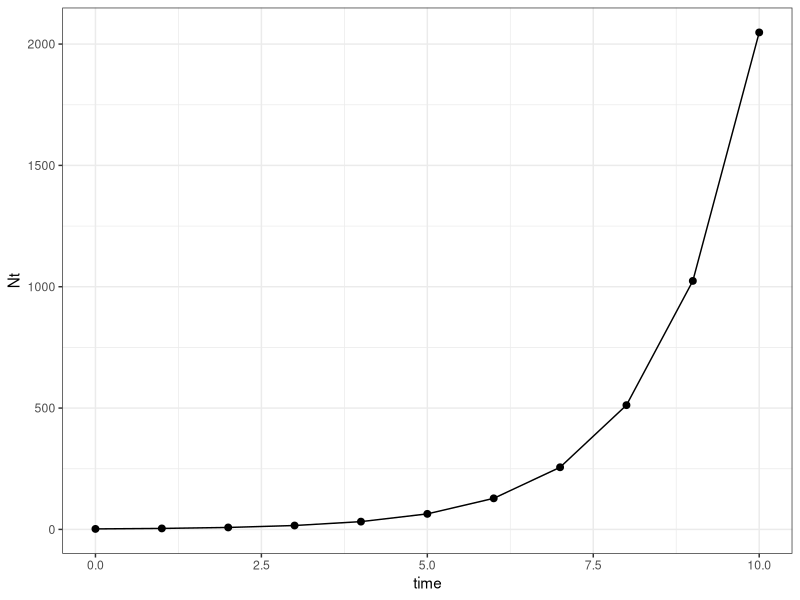
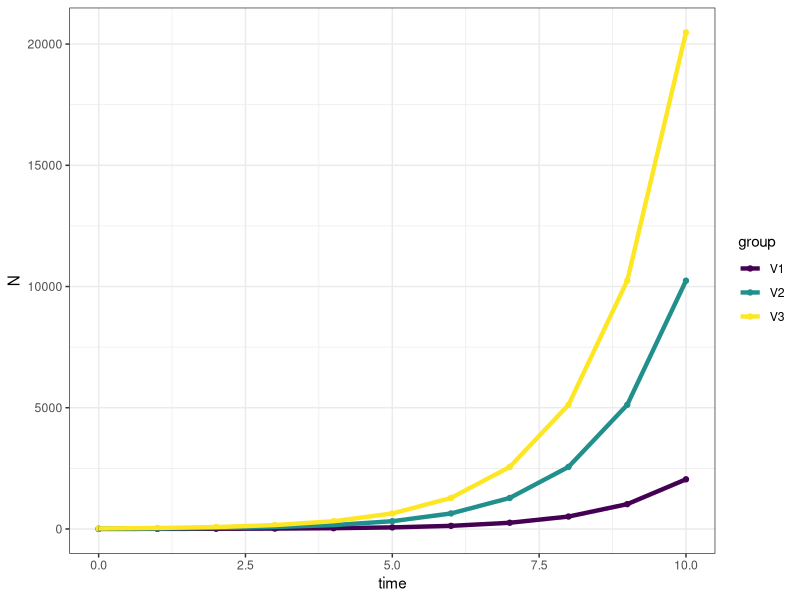
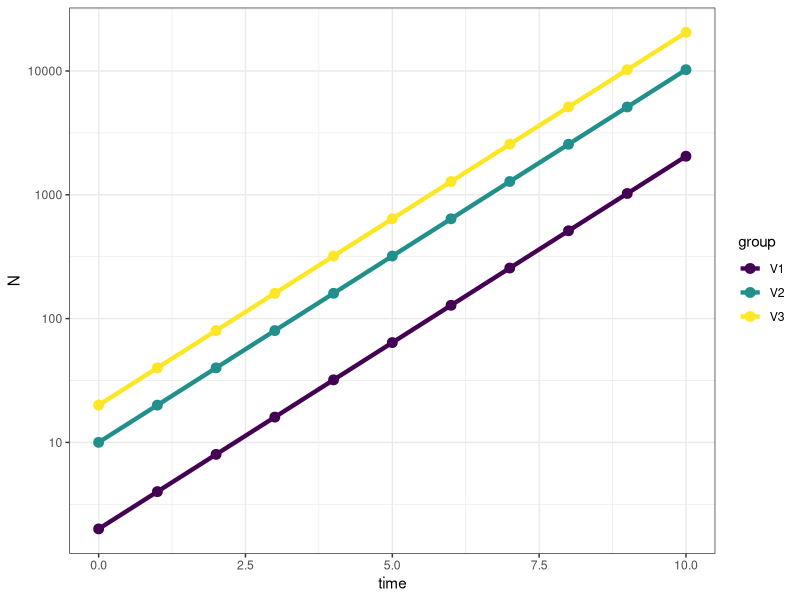
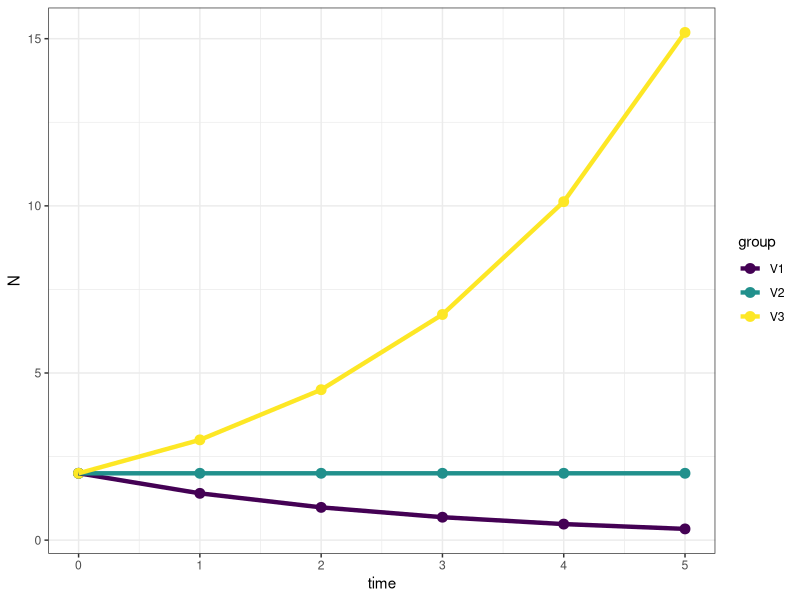
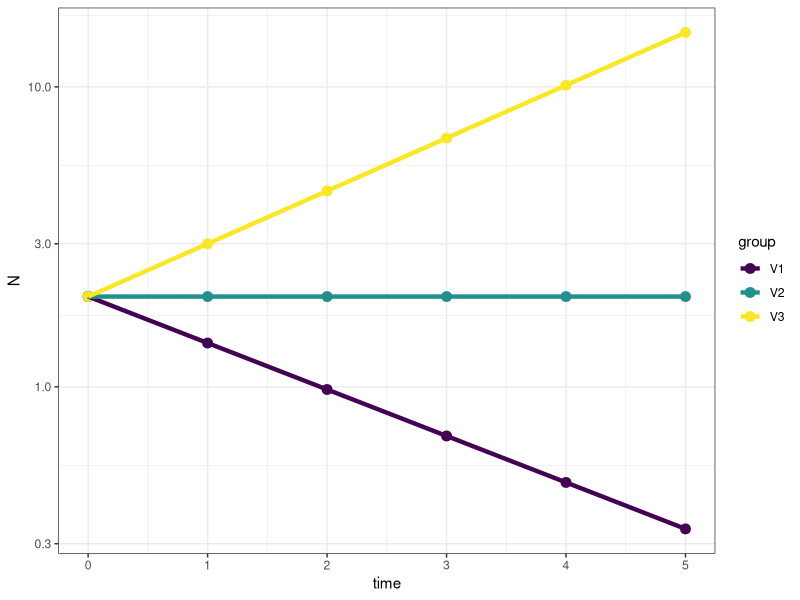
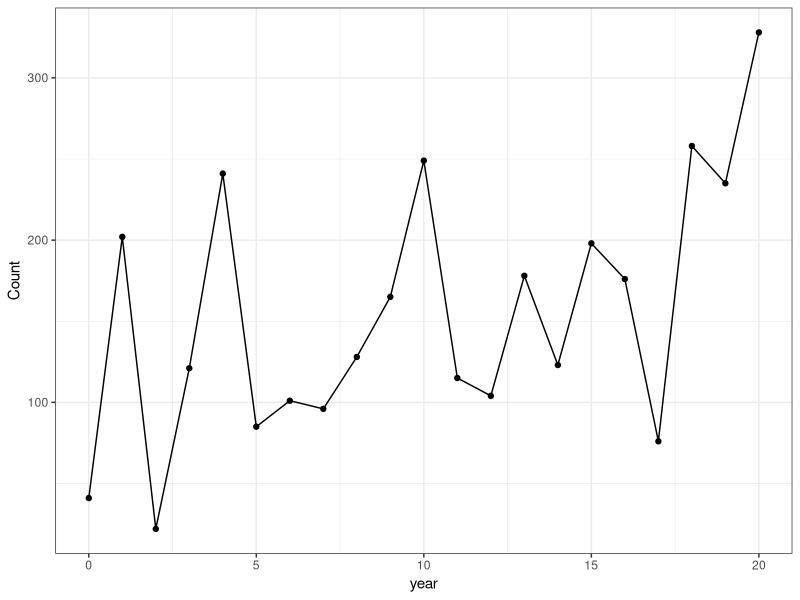
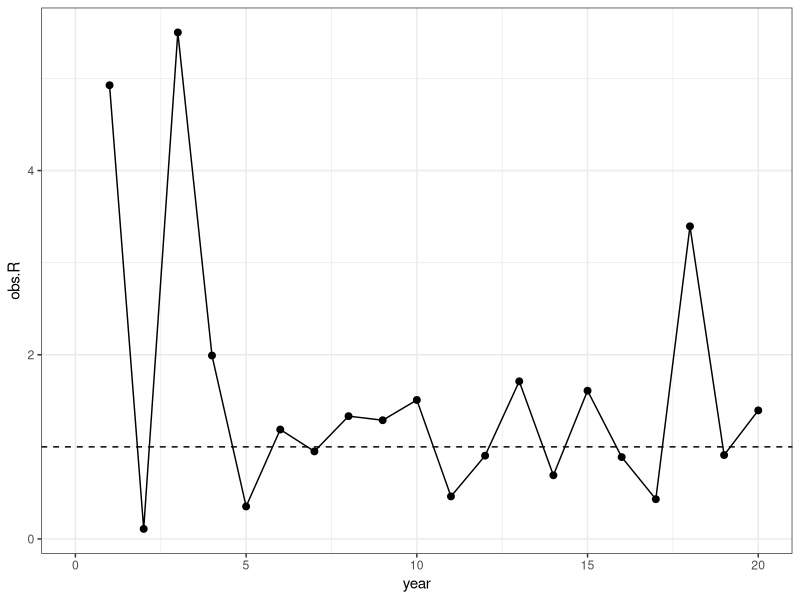
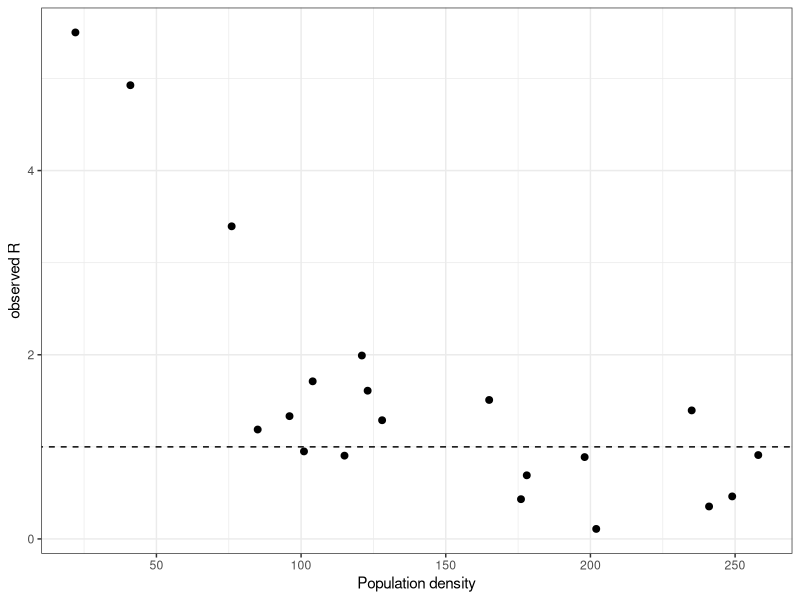

Recreate these plots in R, in order.
## ---- chunk 1
#| warning: false
library(tidyverse)
library(viridis)
## ---- chunk 2
#| echo: true
#| warning: false

## lines 3-10 in associated R code
NO <- 2
lambda <- 2
time <- 0:10

Nt <- NO * lambda**time

ggplot(data=NULL,aes(x=time, y=Nt)) + geom_point(size=2) + geom_line() + theme_bw()
## ---- chunk 3
#| echo: true
#| warning: false
## lines 13-22 in associated R code

N0 <- c(2,10,20) 
lambda <- 2
time <- 0:10

Nt.s <- sapply(N0, function(n) n * lambda**time) %>% as.data.frame() %>% cbind(time) %>% pivot_longer(cols=1:3, names_to = 'group', values_to = 'N')

## Population sizes for the six years
ggplot(data=Nt.s, aes(x=time, y=N, color=group)) + 
  geom_point() + 
  geom_line(linewidth = 1.5) + 
  scale_color_viridis(discrete = T)+
  theme_bw()

## ---- chunk 4
#| echo: true
#| warning: false
## Population sizes for the six years on $log_{10}$ scale
ggplot(data=Nt.s, aes(x=time, y=N, color=group)) + 
  geom_point(size=3) + 
  geom_line(linewidth = 1.5) + 
  scale_color_viridis(discrete = T)+  
  scale_y_log10() + 
  theme_bw()
## ---- chunk 5
#| echo: true
#| warning: false
## lines 25-34 in associated R code
N0 <- 2 
lambdas <- c(0.7, 1, 1.5)
time <- 0:5

Nt.all <- sapply(lambdas, function(x) N0 * x**time) %>% as.data.frame() %>% cbind(time) %>% pivot_longer(cols=1:3, names_to = 'group', values_to = 'N')

## Population sizes for the six years 
ggplot(data=Nt.all, aes(x=time, y=N, color=group)) + 
  geom_point(size=3) + 
  geom_line(linewidth = 1.5) + 
  scale_color_viridis(discrete = T)+ 
  theme_bw()

## Population sizes for the six years on $log_{10}$ scale
ggplot(data=Nt.all, aes(x=time, y=N, color=group)) + 
  geom_point(size=3) + 
  geom_line(linewidth = 1.5) + 
  scale_color_viridis(discrete = T)+  scale_y_log10() + 
  theme_bw()
## ---- chunk 6
#| echo: true
#| warning: false
year <- 0:20
set.seed(5)
Count <- abs(round(rnorm(21, (100*1.05^year), 70),0))
dat <- as.data.frame(cbind(year,Count))
## ---- chunk 7
#| echo: true
#| warning: false
#| include: true
# plot dynamics
ggplot(data=dat, aes(x=year, y=Count)) + 
  geom_point() + 
  geom_line() + 
  theme_bw()
## ---- chunk 8
#| echo: true
#| warning: false
#| include: true
dat$obs.R <- NA

dat$obs.R[2:21] <- dat$Count[2:21]/dat$Count[1:20]
obs.R <- dat$Count[2:21]/dat$Count[1:20]

ggplot(data=dat, aes(x=year, y=obs.R)) + 
  geom_point(size=2) + 
  geom_line() + 
  geom_hline(yintercept=1,lty=2) + 
  theme_bw()
## ---- chunk 9
#| echo: true
#| warning: false
#| include: true
ggplot(data=NULL, aes(x=dat$Count[1:20], y=obs.R)) + 
  geom_point(size=2) + geom_abline(intercept=1,slope=0, linetype="dashed") + 
  labs(x="Population density",y="observed R")+ 
  theme_bw()
## ---- chunk 10
#| echo: true
#| warning: false
#| include: true
## lines 62-75 in associated R code
years <- 0:50 #setup a vector for years from 0 to 50
set.seed(1)   # set seed for the randomization so we can reproduce the randomized results
sim.Rs <- sample(x = obs.R, size = 50, replace = TRUE) # this line randomly samples values from 'obs.R' 50 times with replacement

out50yr <- numeric(length(years))
out50yr[1] <- min(dat$Count) 

for (t in 1:50) out50yr[t + 1] <- {
  out50yr[t] * sim.Rs[t]
  }

ggplot(data=NULL, aes(x=years, y=out50yr)) + 
  labs(y="count") + 
  geom_point() + 
  geom_line() + 
  theme_bw()

## ---- chunk 11
#| echo: true
#| warning: false
#| include: true
PopSim <- function(Rs, N0, years = 50, sims = 1) {
  sim.RM = matrix(sample(Rs, size = sims * years, replace = TRUE),
                    nrow = years, ncol = sims)
  output <- numeric(years + 1)
  output[1] <- N0
  outmat <- sapply(1:sims, function(i) {
    for (t in 1:years) output[t + 1] <- round(output[t] * sim.RM[t, i], 0)
    output
    })
  return(as.data.frame(outmat))
}
## ---- chunk 12
#| echo: true
#| warning: false
#| include: true
## lines 92-100 in associated R code
sim10 <- as_tibble(PopSim(Rs = obs.R, N0 = 43, sims = 100)) %>% 
  mutate(year = 0:50) %>%  
  pivot_longer(-year, names_to = "sim", values_to = "count")

# plot the 10 simulated populations
ggplot(sim10, aes(x=year,y=count,color=sim))+
  geom_line(linewidth = 1) + 
  scale_color_viridis(discrete = T)+  theme_bw()+ 
  theme(legend.position = "none")

## ---- chunk 13
#| echo: true
#| warning: false
#| include: true
ggplot(sim10, aes(x=year,y=log(count+1),color=sim))+
  geom_line(linewidth = 0.75, alpha=0.75) + 
  scale_color_viridis(discrete = T)+  
  theme_bw() + 
  theme(legend.position = "none")
## ---- chunk 14
#| echo: true
#| warning: false
#| include: true
year50_data <- sim10[sim10$year == 50, ]

data.frame(
  n_extinct = sum(year50_data$count == 0),
  n_greater_1mil = sum(year50_data$count > 1000000),
  q02.5 = quantile(year50_data$count, probs = 0.025),
  q97.5 = quantile(year50_data$count, probs = 0.975)
)
